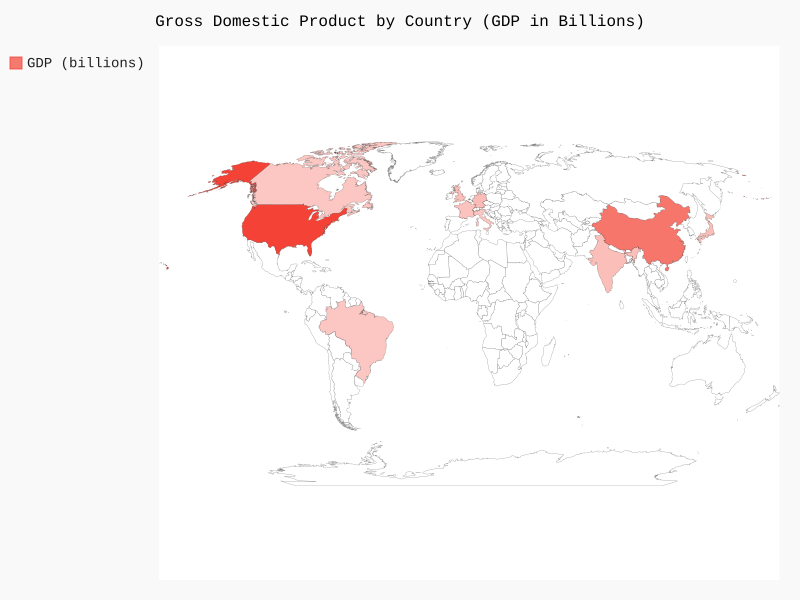

Write Python code to recreate this figure.
import json
import pygal

from country_codes import get_country_code


# Load the GDP data.
with open('gdp.json', encoding='utf-8') as file:
    gdp_data = json.load(file)

# Convert GDP records into a dictionary.
country_gdp = {}

for record in gdp_data:
    country_name = record['country']
    gdp = record['gdp_billions']

    # Convert the country name into a Pygal two-letter code.
    country_code = get_country_code(country_name)

    if country_code is None:
        print(f"Country code not found for: {country_name}")
        continue

    country_gdp[country_code] = gdp

# Create the world map.
world_map = pygal.maps.world.World()
world_map.title = 'Gross Domestic Product by Country (GDP in Billions)'
world_map.add('GDP (billions)', country_gdp)

# Save the map.
world_map.render_to_file('world_gdp.svg')

print(f'Countries plotted: {len(country_gdp)}')
print('Map saved as world_gdp.svg')
